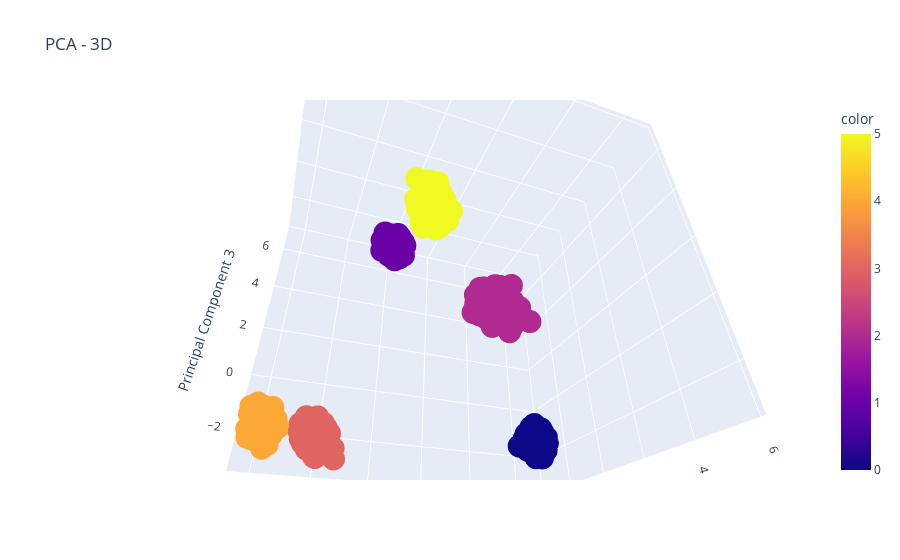

This figure's notebook cell:
### Markdown cell above
#### PCA - 3D Visualization using Plotly

### Code cell
fig = px.scatter_3d(
    x=X_pca[:, 0], 
    y=X_pca[:, 1], 
    z=X_pca[:, 2], 
    color=y, 
    title="PCA - 3D",
    labels={'x': 'Principal Component 1', 'y': 'Principal Component 2', 'z': 'Principal Component 3'}
)
fig.show()

### Figure 1 — Plotly figure (JSON) as saved in the notebook; plotly's stock layout.template omitted (floating-point values rounded to 4 significant figures; data arrays with more than 128 entries replaced by an {"elided": "..."} marker saying what was removed)
{"data": [{"hovertemplate": "Principal Component 1=%{x}<br>Principal Component 2=%{y}<br>Principal Component 3=%{z}<br>color=%{marker.color}<extra></extra>", "legendgroup": "", "marker": {"color": {"elided": "1500 int values"}, "coloraxis": "coloraxis", "symbol": "circle"}, "mode": "markers", "name": "", "scene": "scene", "showlegend": false, "type": "scatter3d", "x": {"elided": "1500 float values"}, "y": {"elided": "1500 float values"}, "z": {"elided": "1500 float values"}}], "layout": {"autosize": true, "coloraxis": {"colorbar": {"title": {"text": "color"}}, "colorscale": [[0, "#0d0887"], [0.1111, "#46039f"], [0.2222, "#7201a8"], [0.3333, "#9c179e"], [0.4444, "#bd3786"], [0.5556, "#d8576b"], [0.6667, "#ed7953"], [0.7778, "#fb9f3a"], [0.8889, "#fdca26"], [1, "#f0f921"]]}, "legend": {"tracegroupgap": 0}, "scene": {"aspectmode": "auto", "aspectratio": {"x": 0.9417, "y": 1.084, "z": 0.9797}, "camera": {"center": {"x": 0, "y": 0, "z": 0}, "eye": {"x": 1.128, "y": -0.4164, "z": -0.8152}, "projection": {"type": "perspective"}, "up": {"x": 0, "y": 0, "z": 1}}, "domain": {"x": [0, 1], "y": [0, 1]}, "xaxis": {"title": {"text": "Principal Component 1"}, "type": "linear"}, "yaxis": {"title": {"text": "Principal Component 2"}, "type": "linear"}, "zaxis": {"title": {"text": "Principal Component 3"}, "type": "linear"}}, "title": {"text": "PCA - 3D"}}}
